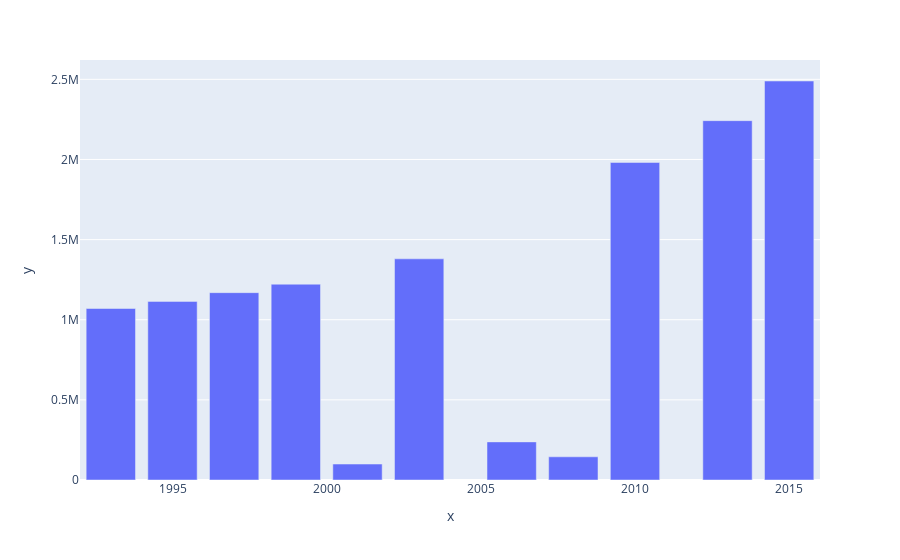

Notebook code for this chart:
### Code cell
fig = px.bar(x=cs_years, y=cs_num_degs)
fig.show()

### Figure 1 — Plotly figure (JSON) as saved in the notebook; plotly's stock layout.template omitted (floating-point values rounded to 4 significant figures)
{"data": [{"alignmentgroup": "True", "hovertemplate": "x=%{x}<br>y=%{y}<extra></extra>", "legendgroup": "", "marker": {"color": "#636efa"}, "name": "", "offsetgroup": "", "orientation": "v", "showlegend": false, "textposition": "auto", "type": "bar", "x": [1993, 1995, 1997, 1999, 2001, 2003, 2006, 2008, 2010, 2013, 2015], "xaxis": "x", "y": [1070111, 1114519, 1168978, 1221788, 99579, 1379971, 237830, 144782, 1981187, 2242124, 2489621], "yaxis": "y"}], "layout": {"barmode": "relative", "legend": {"tracegroupgap": 0}, "margin": {"t": 60}, "xaxis": {"anchor": "y", "domain": [0, 1], "title": {"text": "x"}}, "yaxis": {"anchor": "x", "domain": [0, 1], "title": {"text": "y"}}}}
